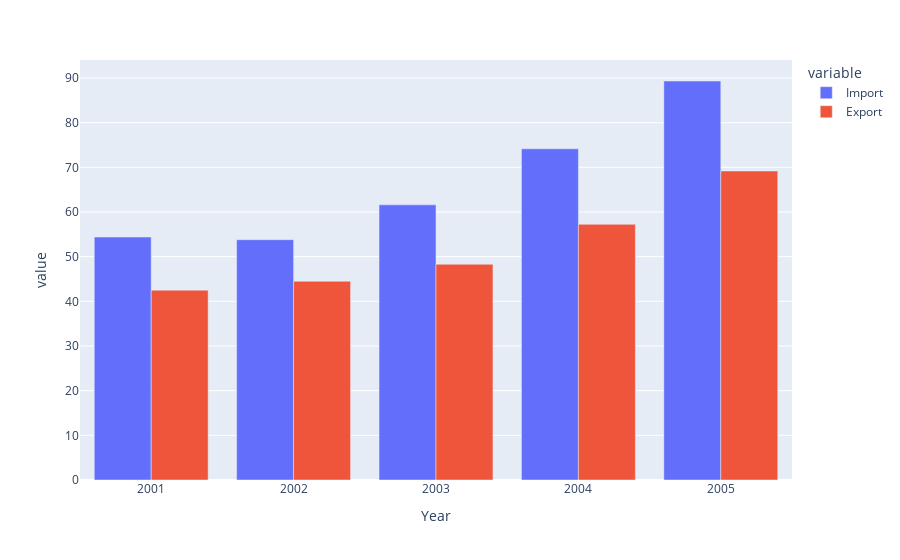

This figure's notebook cell:
### Code cell
f=px.bar(data_frame=df20,x='Year',y=['Import','Export'],barmode='group')
f.show()

### Figure 1 — Plotly figure (JSON) as saved in the notebook; plotly's stock layout.template omitted (floating-point values rounded to 4 significant figures)
{"data": [{"alignmentgroup": "True", "hovertemplate": "variable=Import<br>Year=%{x}<br>value=%{y}<extra></extra>", "legendgroup": "Import", "marker": {"color": "#636efa"}, "name": "Import", "offsetgroup": "Import", "orientation": "v", "showlegend": true, "textposition": "auto", "type": "bar", "x": [2001, 2002, 2003, 2004, 2005], "xaxis": "x", "y": [54.4, 53.8, 61.6, 74.15, 89.33], "yaxis": "y"}, {"alignmentgroup": "True", "hovertemplate": "variable=Export<br>Year=%{x}<br>value=%{y}<extra></extra>", "legendgroup": "Export", "marker": {"color": "#EF553B"}, "name": "Export", "offsetgroup": "Export", "orientation": "v", "showlegend": true, "textposition": "auto", "type": "bar", "x": [2001, 2002, 2003, 2004, 2005], "xaxis": "x", "y": [42.5, 44.5, 48.3, 57.24, 69.18], "yaxis": "y"}], "layout": {"barmode": "group", "legend": {"title": {"text": "variable"}, "tracegroupgap": 0}, "margin": {"t": 60}, "xaxis": {"anchor": "y", "domain": [0, 1], "title": {"text": "Year"}}, "yaxis": {"anchor": "x", "domain": [0, 1], "title": {"text": "value"}}}}
